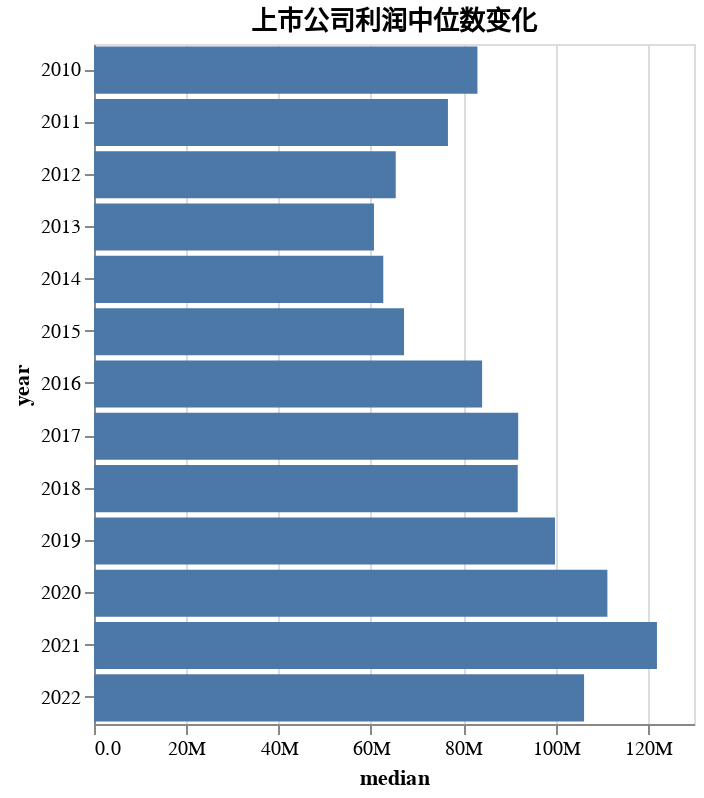

Notebook cell for this chart:
### Code cell
alt.Chart(profit_quant).mark_bar().encode(
    alt.X('median:Q').axis(format='.2s'),
    alt.Y('year:O')
).properties(
    title = '上市公司利润中位数变化',
    width = 'container',
    height = 340
)

### Figure 1 — Vega-Lite specification as saved in the notebook (floating-point values rounded to 4 significant figures)
{"config": {"view": {"continuousWidth": 300, "continuousHeight": 300}}, "data": {"name": "data-93f31909e11aca97ef4b61f3ca222164"}, "mark": {"type": "bar"}, "encoding": {"x": {"axis": {"format": ".2s"}, "field": "median", "type": "quantitative"}, "y": {"field": "year", "type": "ordinal"}}, "height": 340, "title": "上市公司利润中位数变化", "width": "container", "$schema": "https://vega.github.io/schema/vega-lite/v5.8.0.json", "datasets": {"data-93f31909e11aca97ef4b61f3ca222164": [{"year": 2010, "mean": 703600000.0, "median": 83080000.0, "idxmin": 5377, "idxmax": 3297, "count": 2623}, {"year": 2011, "mean": 711400000.0, "median": 76690000.0, "idxmin": 3181, "idxmax": 3298, "count": 3167}, {"year": 2012, "mean": 616100000.0, "median": 65380000.0, "idxmin": 3182, "idxmax": 3299, "count": 3523}, {"year": 2013, "mean": 632700000.0, "median": 60660000.0, "idxmin": 23109, "idxmax": 3300, "count": 3965}, {"year": 2014, "mean": 657500000.0, "median": 62680000.0, "idxmin": 19068, "idxmax": 3301, "count": 4197}, {"year": 2015, "mean": 675800000.0, "median": 67170000.0, "idxmin": 27258, "idxmax": 3302, "count": 4268}, {"year": 2016, "mean": 676800000.0, "median": 84090000.0, "idxmin": 3524, "idxmax": 3303, "count": 4543}, {"year": 2017, "mean": 761600000.0, "median": 91910000.0, "idxmin": 3525, "idxmax": 3304, "count": 4872}, {"year": 2018, "mean": 778600000.0, "median": 91810000.0, "idxmin": 18084, "idxmax": 3305, "count": 5057}, {"year": 2019, "mean": 836000000.0, "median": 99880000.0, "idxmin": 22920, "idxmax": 3306, "count": 5060}, {"year": 2020, "mean": 853300000.0, "median": 111200000.0, "idxmin": 21972, "idxmax": 3307, "count": 5060}, {"year": 2021, "mean": 1016000000.0, "median": 122000000.0, "idxmin": 2414, "idxmax": 3308, "count": 5060}, {"year": 2022, "mean": 1026000000.0, "median": 106200000.0, "idxmin": 3387, "idxmax": 3309, "count": 5054}]}}
